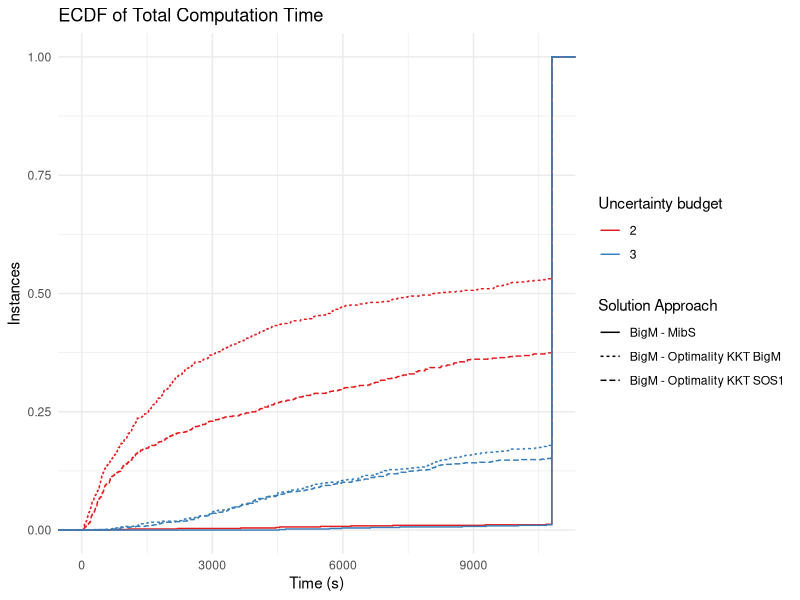
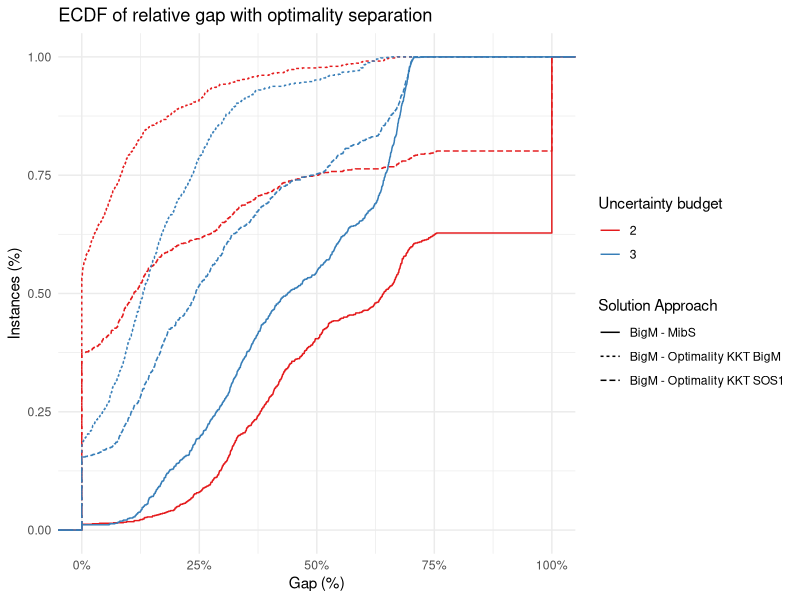
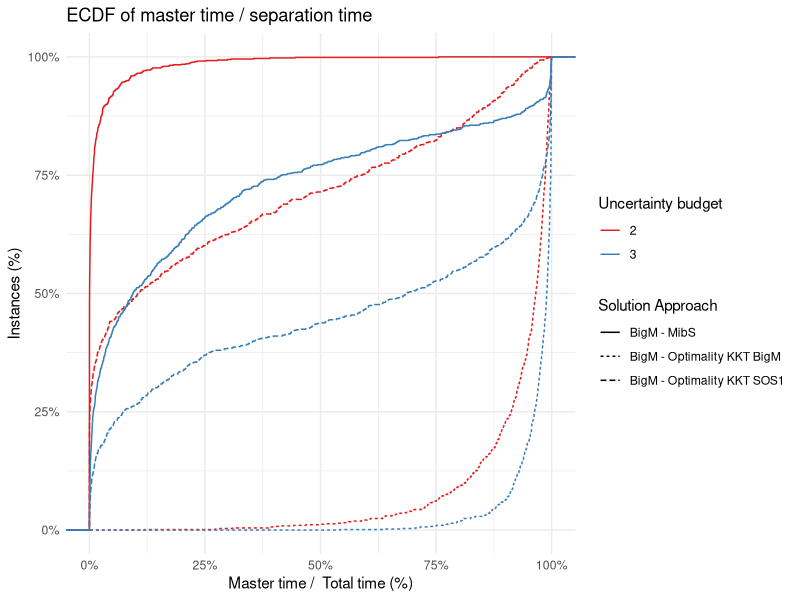
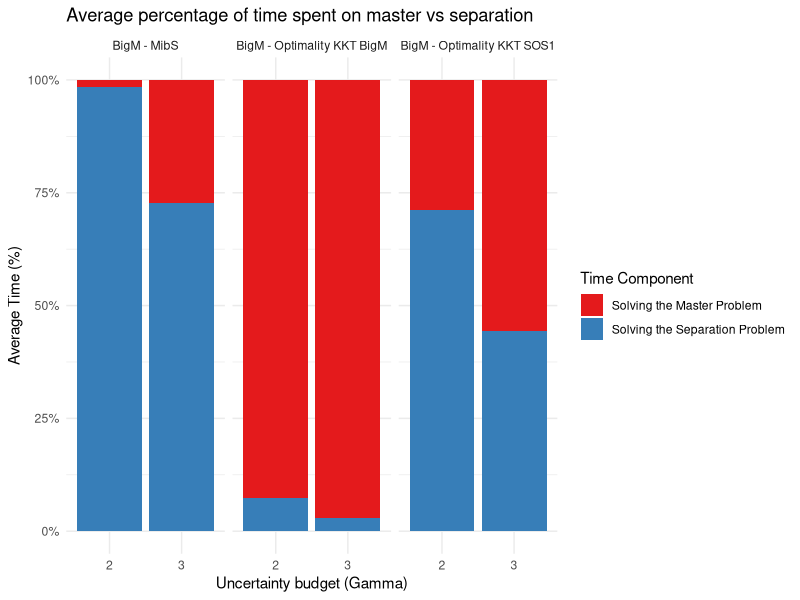
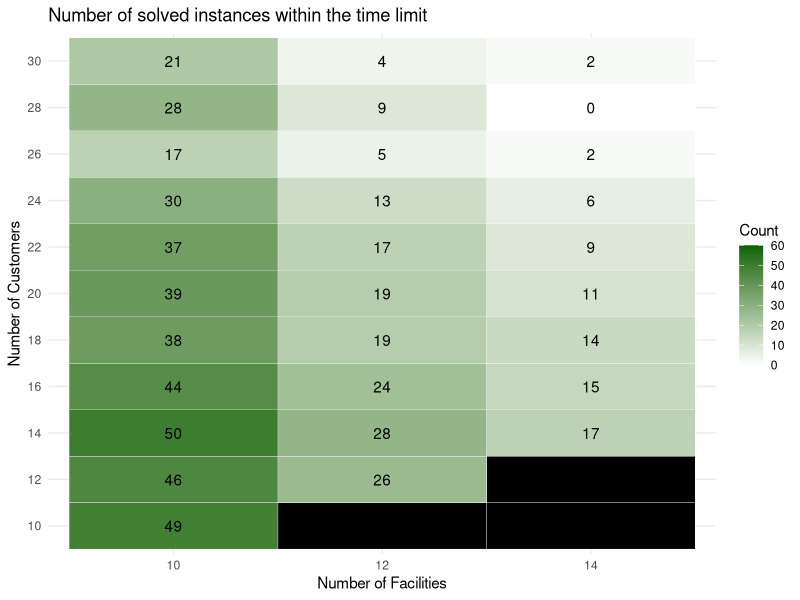
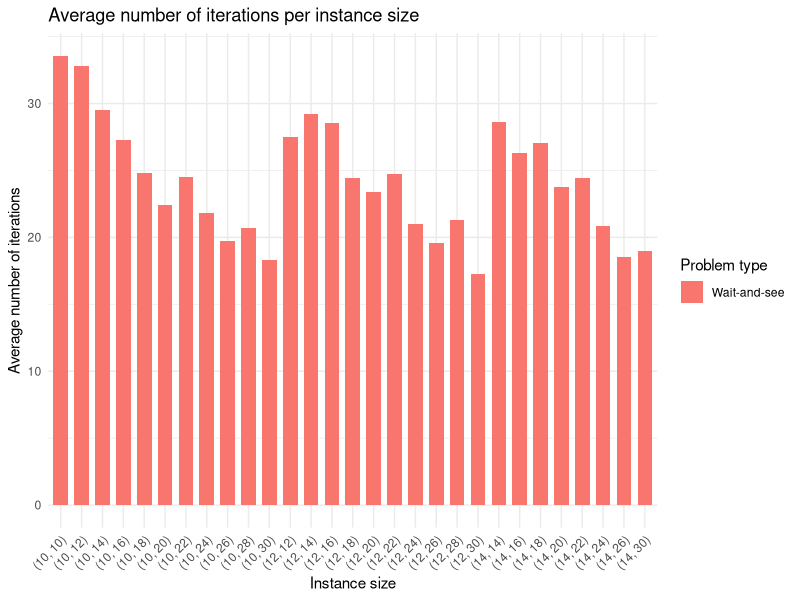
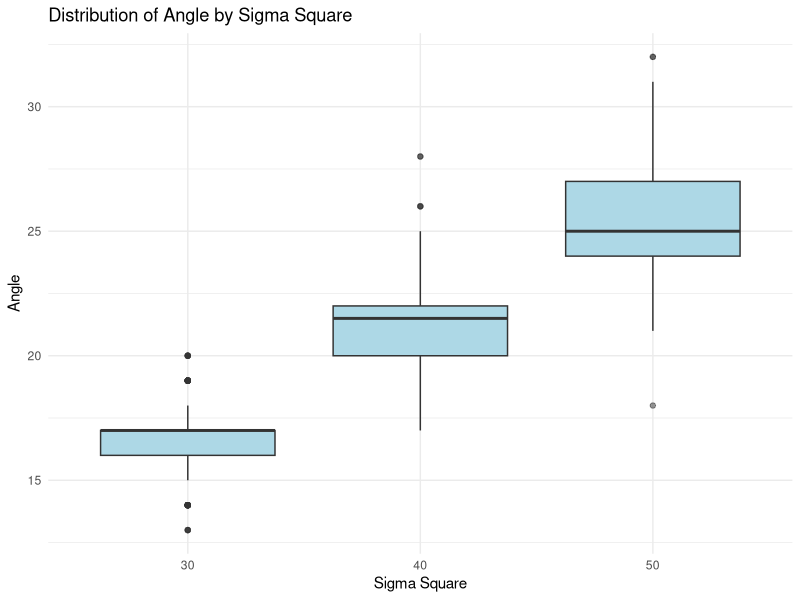
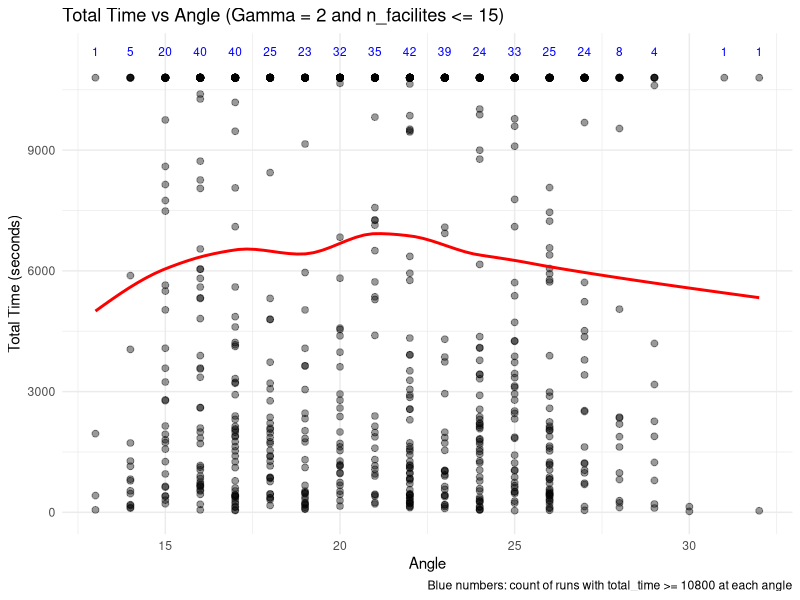

Write R code to recreate these figures, in order.
## ---- chunk 1
library(ggplot2)
library(rmarkdown)
suppressWarnings(library(dplyr))
library(knitr)
library(kableExtra)
library(stringr)
library(RColorBrewer)
library(tidyr)
## ---- chunk 2
make_heatmap = function(data) {
  
  max_count = data %>%
    count(n_facilities, n_customers) %>%
    pull(n) %>%
    max()
  
  # Step 1: Get all existing combinations in the original data
  existing_combinations = data %>% distinct(n_facilities, n_customers)
  
  # Step 2: Get all combinations of existing values
  full_grid = expand_grid(
    n_facilities = unique(data$n_facilities),
    n_customers = unique(data$n_customers)
  )
  
  # Step 3: Mark whether the pair exists in the original data
  full_grid = full_grid %>%
    left_join(existing_combinations %>% mutate(exists = TRUE), by = c("n_facilities", "n_customers"))
  
  # Step 4: Count how many rows are below the time limit
  counts = data %>%
    filter(total_time < 10800) %>%
    count(n_facilities, n_customers, name = "count")
  
  # Step 5: Join the count info into the full grid
  summary_data = full_grid %>%
    left_join(counts, by = c("n_facilities", "n_customers"))
  
  # Step 6: Set count = 0 where pair exists but no row meets time condition
  summary_data = summary_data %>%
    mutate(
      count = ifelse(is.na(count) & exists == TRUE, 0, count)
    )
  
  # Step 7: Plot with text
  p = ggplot(summary_data, aes(x = factor(n_facilities), y = factor(n_customers), fill = count)) +
    geom_tile(color = "white") +
    geom_text(aes(label = ifelse(!is.na(count), count, "")), color = "black") +
    scale_fill_gradient(
      low = "white", high = "darkgreen", na.value = "black",
      limits = c(0,max_count)
    ) +
    labs(
      title = "Number of solved instances within the time limit",
      x = "Number of Facilities",
      y = "Number of Customers",
      fill = "Count"
    ) +
    theme_minimal()
  
  return(p)
}

## ---- chunk 3
make_ecdf_total_time = function(data) {
  p = ggplot(data, aes(x = total_time, color = factor(Gamma), linetype = full_approach ) ) +
      stat_ecdf(geom = "step", linewidth = .5) +
      #scale_y_continuous(labels = function(x) gsub("%", "\\\\%", scales::label_percent()(x))) +
      labs(
        title = "ECDF of Total Computation Time",
        x = "Time (s)",
        y = "Instances",
        color = "Uncertainty budget",
        linetype = "Solution Approach"
      ) +
      xlim(c(0,10800)) +
      theme_minimal() +
      scale_color_brewer(palette = "Set1")
  
  print(p)
  
  ecdf_table <- all_results_wait_and_see %>%
    group_by(Gamma, full_approach) %>%
    arrange(total_time) %>%
    mutate(y = ecdf(total_time)(total_time)) %>%
    select(Gamma, full_approach, x = total_time, y)
  
  return(ecdf_table)
}

make_ecdf_gap = function(data) {
  
  p = ggplot(data,
         aes(x = (best_obj - best_bound) / (abs(best_obj) + 1e-10), color = factor(Gamma), linetype = full_approach ) ) +
      stat_ecdf(geom = "step", linewidth = .5) +
      scale_x_continuous(labels = scales::percent) +
      labs(
        title = "ECDF of relative gap with optimality separation",
        x = "Gap (%)",
        y = "Instances (%)",
        color = "Uncertainty budget",
        linetype = "Solution Approach"
      ) +
      theme_minimal() +
      scale_color_brewer(palette = "Set1")
  
  return (p)
}

make_ecdf_master_time = function(data) {
  
  p = ggplot(data,
         aes(x = master_time / total_time, color = factor(Gamma), linetype =  full_approach) ) +
      stat_ecdf(geom = "step", linewidth = .5) +
      scale_x_continuous(labels = scales::percent) +
      scale_y_continuous(labels = scales::percent) +
      labs(
        title = "ECDF of master time / separation time",
        x = "Master time /  Total time (%)",
        y = "Instances (%)",
        color = "Uncertainty budget",
        linetype = "Solution Approach"
      ) +
      theme_minimal() +
      scale_color_brewer(palette = "Set1")
    
  return (p)
}

make_master_time_barplot = function(data) {
  
  # Compute percentages
  plot_data <- data %>%
    dplyr::mutate(
      master_pct = master_time / total_time,
      other_pct  = 1 - master_pct
    ) %>%
    tidyr::pivot_longer(
      cols = c(master_pct, other_pct),
      names_to = "component",
      values_to = "percentage"
    )
  
  # Bar plot
  p <- ggplot(plot_data,
              aes(x = factor(Gamma), y = percentage, fill = component)) +
    geom_bar(stat = "summary", fun = mean, position = "stack") +
    scale_y_continuous(labels = scales::percent) +
    scale_fill_manual(
      values = c(master_pct = "#E41A1C", other_pct = "#377EB8"),
      labels = c("Solving the Master Problem", "Solving the Separation Problem"),
      name = "Time Component"
    ) +
    facet_wrap(~ full_approach) +
    labs(
      title = "Average percentage of time spent on master vs separation",
      x = "Uncertainty budget (Gamma)",
      y = "Average Time (%)"
    ) +
    theme_minimal()
  
  return(p)
}

## ---- chunk 4
all_results_wait_and_see = rbind(
  read.csv("ws_results.csv", header = FALSE),
  read.csv("aro_results.csv", header = FALSE)
)
colnames(all_results_wait_and_see) = c("tag",
                          "instance",
                          "lower_objective_instance",
                          "n_facilities",
                          "n_customers", 
                          "d",
                          "angle",
                          "Gamma",
                          "master_method",
                          "separation_method",
                          "status",
                          "reason",
                          "best_bound",
                          "best_obj",
                          "total_time",
                          "master_time",
                          "separation_time",
                          "n_iterations")

all_results_wait_and_see = all_results_wait_and_see %>%
  mutate(
    separation_type = sub("_.*", "", separation_method),
    separation_method = gsub("_", " ", separation_method),
    separation_approach = sub("^[^_]+_", "", separation_method),
    full_approach = paste0(master_method, " - ", separation_approach),
    sigma_square = as.numeric(sub(".*_\\d+_(\\d+)_\\d+\\.txt$", "\\1", lower_objective_instance)),
    total_time = pmin(total_time, 10800),
    gap = (best_obj - best_bound) / (abs(best_obj) + 1e-10)
  )

#all_results_wait_and_see = all_results_wait_and_see %>% filter(n_facilities <= 25 & n_customers <= 40)

all_results_wait_and_see$tag = NULL

#print("*********************** WARNING: Filtering instances here ***********************")

#all_results_wait_and_see <- all_results_wait_and_see %>%
#  group_by(instance, lower_objective_instance, Gamma) %>%
#  mutate(n_full_approach = n_distinct(full_approach)) %>%
#  ungroup() %>%
#  filter(n_full_approach == n_distinct(all_results_wait_and_see$full_approach)) %>%
#  select(-n_full_approach)

paged_table(all_results_wait_and_see)
## ---- chunk 5

table = make_ecdf_total_time(all_results_wait_and_see)

write_ecdf_csv = function(data, column_name, filename) {
  
  x_points <- seq(0, max(data[[column_name]]), length.out = 100)

  combinations <- data %>%
    select(full_approach, Gamma) %>%
    distinct()
  
  # Compute ECDF values for each combination
  ecdf_table <- combinations %>%
    rowwise() %>%
    do({
      approach <- .$full_approach
      gamma <- .$Gamma
      
      # Subset the data
      df_sub <- data %>%
        filter(full_approach == approach, Gamma == gamma)
      
      # Compute ECDF
      F <- ecdf(df_sub[[column_name]])
      
      # Evaluate at x_points
      data.frame(
        x = x_points,
        value = F(x_points),
        full_approach = approach,
        Gamma = gamma
      )
    }) %>%
    ungroup()
  
  ecdf_wide <- ecdf_table %>%
    unite("approach_Gamma", full_approach, Gamma, sep = "_") %>%
    pivot_wider(names_from = approach_Gamma, values_from = value)
  
  
  ecdf_wide
  
  write.csv(ecdf_wide, filename, row.names = FALSE, quote = FALSE)
}

write_ecdf_csv(all_results_wait_and_see, "total_time", "rap-ecdf-time.csv")
write_ecdf_csv(all_results_wait_and_see, "gap", "rap-ecdf-gap.csv")

make_ecdf_gap(all_results_wait_and_see)
make_ecdf_master_time(all_results_wait_and_see)
make_master_time_barplot(all_results_wait_and_see)
## ---- chunk 6
wait_and_see_big_M = all_results_wait_and_see %>% filter(full_approach == "BigM - Optimality KKT BigM")
make_heatmap(wait_and_see_big_M)
## ---- chunk 7

wait_and_see_big_M_solved = wait_and_see_big_M %>% filter(total_time < 10800)

avg_iter_wait_and_see <- wait_and_see_big_M_solved %>%
  group_by(n_facilities, n_customers) %>%
  summarise(avg_iterations = mean(n_iterations, na.rm = TRUE), .groups = "drop") %>%
  mutate(problem_type = "Wait-and-see")

# Step 3: Create a label for each pair to use on the x-axis
avg_iterations_combined <- avg_iter_wait_and_see %>%
  mutate(pair = paste0("(", n_facilities, ", ", n_customers, ")"))

# Step 4: Plot side-by-side bars
ggplot(avg_iterations_combined, aes(x = pair, y = avg_iterations, fill = problem_type)) +
  geom_bar(stat = "identity", position = position_dodge(width = 0.8), width = 0.7) +
  labs(
    title = "Average number of iterations per instance size",
    x = "Instance size",
    y = "Average number of iterations",
    fill = "Problem type"
  ) +
  theme_minimal() +
  theme(axis.text.x = element_text(angle = 45, hjust = 1))
## ---- chunk 8
summary_table <- all_results_wait_and_see %>%
  filter(total_time < 10800) %>%
  group_by(full_approach, Gamma, n_facilities, n_customers) %>%
  summarise(
    #instance = paste(unique(instance), collapse = ", "),
    n_instances = n(),
    avg_total_time = mean(total_time, na.rm = TRUE),
    avg_master_share = mean(master_time / total_time * 100, na.rm = TRUE),
    avg_n_iterations = mean(n_iterations, na.rm = TRUE),
    .groups = "drop"
  )

kable(summary_table)
## ---- chunk 9
wait_and_see_big_M %>% group_by(sigma_square) %>% summarise(avg_angle = mean(angle))

ggplot(wait_and_see_big_M, aes(x = factor(sigma_square), y = angle)) +
  geom_boxplot(outlier.alpha = 0.3, fill = "lightblue") +
  labs(
    title = "Distribution of Angle by Sigma Square",
    x = "Sigma Square",
    y = "Angle"
  ) +
  theme_minimal()

######################

for (Gamma_val in unique(wait_and_see_big_M$Gamma)) {
  
  data = wait_and_see_big_M %>% filter(Gamma == Gamma_val, n_facilities <= 15)
  
  # Count long runs per exact angle
  counts_per_angle <- data %>%
    group_by(angle) %>%
    summarise(long_runs = sum(total_time >= 10800, na.rm = TRUE)) %>%
    ungroup()
  
  # Plot with points, smooth line, and count labels
  p = ggplot(data, aes(x = angle, y = total_time)) +
    geom_point(alpha = 0.4, size = 2) +
    geom_smooth(method = "loess", se = FALSE, color = "red", size = 1) +
    geom_text(
      data = counts_per_angle %>% filter(long_runs > 0),
      aes(x = angle, y = max(data$total_time, na.rm = TRUE) * 1.05, label = long_runs),
      color = "blue",
      size = 3,
      vjust = 0
    ) +
    labs(
      title = paste0("Total Time vs Angle (Gamma = ", Gamma_val, " and n_facilites <= 15)"),
      x = "Angle",
      y = "Total Time (seconds)",
      caption = "Blue numbers: count of runs with total_time >= 10800 at each angle"
    ) +
    theme_minimal() +
    coord_cartesian(clip = "off")  # to show labels outside plot area
  
  print(p)
}
## ---- chunk 10
check_obj_consistency <- function(data) {
  data %>%
    filter(total_time < 10800) %>%
    group_by(instance, lower_objective_instance, Gamma) %>%
    summarise(
      n_methods = n_distinct(full_approach),
      n_obj     = n_distinct(best_obj),
      same_obj  = (n_obj == 1),
      .groups = "drop"
    ) %>%
    filter(!same_obj)
}

check_obj_consistency(all_results_wait_and_see)

all_results_wait_and_see %>% filter(n_iterations > 100)
